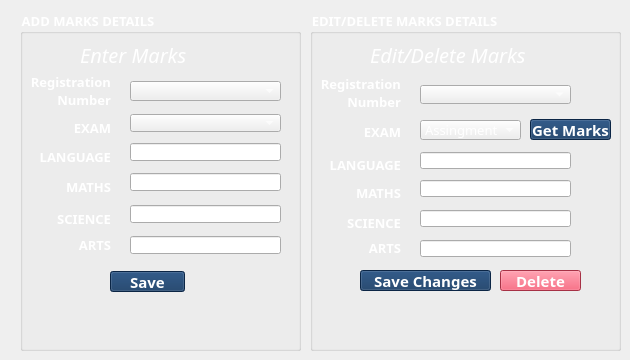
    <widget class="QWidget" name="tab_5">
     <attribute name="title">
      <string>Marks</string>
     </attribute>
     <widget class="QGroupBox" name="groupBox">
      <property name="geometry">
       <rect>
        <x>20</x>
        <y>10</y>
        <width>281</width>
        <height>341</height>
       </rect>
      </property>
      <property name="font">
       <font>
        <family>Poppins Black</family>
        <pointsize>10</pointsize>
        <bold>true</bold>
       </font>
      </property>
      <property name="styleSheet">
       <string notr="true">color: rgb(255, 255, 255);</string>
      </property>
      <property name="title">
       <string>ADD MARKS DETAILS</string>
      </property>
      <widget class="QLabel" name="label_31">
       <property name="geometry">
        <rect>
         <x>10</x>
         <y>20</y>
         <width>41</width>
         <height>41</height>
        </rect>
       </property>
       <property name="text">
        <string/>
       </property>
       <property name="pixmap">
        <pixmap>../src/exam.png</pixmap>
       </property>
       <property name="scaledContents">
        <bool>true</bool>
       </property>
      </widget>
      <widget class="QLabel" name="label_32">
       <property name="geometry">
        <rect>
         <x>60</x>
         <y>30</y>
         <width>201</width>
         <height>29</height>
        </rect>
       </property>
       <property name="font">
        <font>
         <family>Poppins</family>
         <pointsize>15</pointsize>
         <italic>true</italic>
         <bold>false</bold>
         <kerning>true</kerning>
        </font>
       </property>
       <property name="layoutDirection">
        <enum>Qt::LeftToRight</enum>
       </property>
       <property name="styleSheet">
        <string notr="true">color: rgb(255, 255, 255);</string>
       </property>
       <property name="text">
        <string>Enter Marks</string>
       </property>
       <property name="scaledContents">
        <bool>true</bool>
       </property>
       <property name="alignment">
        <set>Qt::AlignLeading|Qt::AlignLeft|Qt::AlignVCenter</set>
       </property>
      </widget>
      <widget class="QComboBox" name="cb31">
       <property name="geometry">
        <rect>
         <x>110</x>
         <y>71</y>
         <width>151</width>
         <height>20</height>
        </rect>
       </property>
       <property name="font">
        <font>
         <family>Poppins SemiBold</family>
         <pointsize>10</pointsize>
        </font>
       </property>
       <property name="styleSheet">
        <string notr="true">color: rgb(255, 255, 255);
gridline-color: rgb(255, 255, 255);
selection-color: rgb(15, 52, 96);
border-color: rgb(255, 255, 255);</string>
       </property>
      </widget>
      <widget class="QLabel" name="label_33">
       <property name="geometry">
        <rect>
         <x>10</x>
         <y>51</y>
         <width>81</width>
         <height>59</height>
        </rect>
       </property>
       <property name="font">
        <font>
         <family>Poppins</family>
         <pointsize>10</pointsize>
         <italic>false</italic>
         <bold>true</bold>
         <kerning>true</kerning>
        </font>
       </property>
       <property name="layoutDirection">
        <enum>Qt::LeftToRight</enum>
       </property>
       <property name="styleSheet">
        <string notr="true">color: rgb(255, 255, 255);</string>
       </property>
       <property name="text">
        <string>Registration Number</string>
       </property>
       <property name="scaledContents">
        <bool>true</bool>
       </property>
       <property name="alignment">
        <set>Qt::AlignRight|Qt::AlignTrailing|Qt::AlignVCenter</set>
       </property>
       <property name="wordWrap">
        <bool>true</bool>
       </property>
      </widget>
      <widget class="QLabel" name="label_34">
       <property name="geometry">
        <rect>
         <x>50</x>
         <y>94</y>
         <width>41</width>
         <height>47</height>
        </rect>
       </property>
       <property name="font">
        <font>
         <family>Poppins</family>
         <pointsize>10</pointsize>
         <italic>false</italic>
         <bold>true</bold>
         <kerning>true</kerning>
        </font>
       </property>
       <property name="layoutDirection">
        <enum>Qt::LeftToRight</enum>
       </property>
       <property name="styleSheet">
        <string notr="true">color: rgb(255, 255, 255);</string>
       </property>
       <property name="text">
        <string>EXAM</string>
       </property>
       <property name="scaledContents">
        <bool>true</bool>
       </property>
       <property name="alignment">
        <set>Qt::AlignRight|Qt::AlignTrailing|Qt::AlignVCenter</set>
       </property>
      </widget>
      <widget class="QLineEdit" name="tb31">
       <property name="geometry">
        <rect>
         <x>110</x>
         <y>133</y>
         <width>151</width>
         <height>18</height>
        </rect>
       </property>
       <property name="font">
        <font>
         <family>Poppins Medium</family>
         <pointsize>10</pointsize>
        </font>
       </property>
       <property name="styleSheet">
        <string notr="true">color: rgb(255, 255, 255);</string>
       </property>
       <property name="text">
        <string/>
       </property>
      </widget>
      <widget class="QLabel" name="label_35">
       <property name="geometry">
        <rect>
         <x>10</x>
         <y>123</y>
         <width>81</width>
         <height>47</height>
        </rect>
       </property>
       <property name="font">
        <font>
         <family>Poppins</family>
         <pointsize>10</pointsize>
         <italic>false</italic>
         <bold>true</bold>
         <kerning>true</kerning>
        </font>
       </property>
       <property name="layoutDirection">
        <enum>Qt::LeftToRight</enum>
       </property>
       <property name="styleSheet">
        <string notr="true">color: rgb(255, 255, 255);</string>
       </property>
       <property name="text">
        <string>LANGUAGE</string>
       </property>
       <property name="scaledContents">
        <bool>true</bool>
       </property>
       <property name="alignment">
        <set>Qt::AlignRight|Qt::AlignTrailing|Qt::AlignVCenter</set>
       </property>
      </widget>
      <widget class="QLineEdit" name="tb32">
       <property name="geometry">
        <rect>
         <x>110</x>
         <y>163</y>
         <width>151</width>
         <height>18</height>
        </rect>
       </property>
       <property name="font">
        <font>
         <family>Poppins Medium</family>
         <pointsize>10</pointsize>
        </font>
       </property>
       <property name="styleSheet">
        <string notr="true">color: rgb(255, 255, 255);</string>
       </property>
       <property name="text">
        <string/>
       </property>
      </widget>
      <widget class="QLabel" name="label_36">
       <property name="geometry">
        <rect>
         <x>10</x>
         <y>153</y>
         <width>81</width>
         <height>47</height>
        </rect>
       </property>
       <property name="font">
        <font>
         <family>Poppins</family>
         <pointsize>10</pointsize>
         <italic>false</italic>
         <bold>true</bold>
         <kerning>true</kerning>
        </font>
       </property>
       <property name="layoutDirection">
        <enum>Qt::LeftToRight</enum>
       </property>
       <property name="styleSheet">
        <string notr="true">color: rgb(255, 255, 255);</string>
       </property>
       <property name="text">
        <string>MATHS</string>
       </property>
       <property name="scaledContents">
        <bool>true</bool>
       </property>
       <property name="alignment">
        <set>Qt::AlignRight|Qt::AlignTrailing|Qt::AlignVCenter</set>
       </property>
      </widget>
      <widget class="QLabel" name="label_37">
       <property name="geometry">
        <rect>
         <x>30</x>
         <y>185</y>
         <width>61</width>
         <height>47</height>
        </rect>
       </property>
       <property name="font">
        <font>
         <family>Poppins</family>
         <pointsize>10</pointsize>
         <italic>false</italic>
         <bold>true</bold>
         <kerning>true</kerning>
        </font>
       </property>
       <property name="layoutDirection">
        <enum>Qt::LeftToRight</enum>
       </property>
       <property name="styleSheet">
        <string notr="true">color: rgb(255, 255, 255);</string>
       </property>
       <property name="text">
        <string>SCIENCE</string>
       </property>
       <property name="scaledContents">
        <bool>true</bool>
       </property>
       <property name="alignment">
        <set>Qt::AlignRight|Qt::AlignTrailing|Qt::AlignVCenter</set>
       </property>
      </widget>
      <widget class="QLineEdit" name="tb33">
       <property name="geometry">
        <rect>
         <x>110</x>
         <y>195</y>
         <width>151</width>
         <height>18</height>
        </rect>
       </property>
       <property name="font">
        <font>
         <family>Poppins Medium</family>
         <pointsize>10</pointsize>
        </font>
       </property>
       <property name="styleSheet">
        <string notr="true">color: rgb(255, 255, 255);</string>
       </property>
       <property name="text">
        <string/>
       </property>
      </widget>
      <widget class="QLabel" name="label_38">
       <property name="geometry">
        <rect>
         <x>50</x>
         <y>216</y>
         <width>41</width>
         <height>37</height>
        </rect>
       </property>
       <property name="font">
        <font>
         <family>Poppins</family>
         <pointsize>10</pointsize>
         <italic>false</italic>
         <bold>true</bold>
         <kerning>true</kerning>
        </font>
       </property>
       <property name="layoutDirection">
        <enum>Qt::LeftToRight</enum>
       </property>
       <property name="styleSheet">
        <string notr="true">color: rgb(255, 255, 255);</string>
       </property>
       <property name="text">
        <string>ARTS</string>
       </property>
       <property name="scaledContents">
        <bool>true</bool>
       </property>
       <property name="alignment">
        <set>Qt::AlignRight|Qt::AlignTrailing|Qt::AlignVCenter</set>
       </property>
      </widget>
      <widget class="QLineEdit" name="tb34">
       <property name="geometry">
        <rect>
         <x>110</x>
         <y>226</y>
         <width>151</width>
         <height>18</height>
        </rect>
       </property>
       <property name="font">
        <font>
         <family>Poppins Medium</family>
         <pointsize>10</pointsize>
        </font>
       </property>
       <property name="styleSheet">
        <string notr="true">color: rgb(255, 255, 255);</string>
       </property>
       <property name="text">
        <string/>
       </property>
      </widget>
      <widget class="QPushButton" name="b31">
       <property name="geometry">
        <rect>
         <x>90</x>
         <y>261</y>
         <width>75</width>
         <height>21</height>
        </rect>
       </property>
       <property name="font">
        <font>
         <family>Poppins</family>
         <pointsize>11</pointsize>
         <bold>true</bold>
        </font>
       </property>
       <property name="styleSheet">
        <string notr="true">background-color: rgb(15, 52, 96);
color: rgb(255, 255, 255);</string>
       </property>
       <property name="text">
        <string>Save</string>
       </property>
      </widget>
      <widget class="QComboBox" name="cb32">
       <property name="geometry">
        <rect>
         <x>110</x>
         <y>104</y>
         <width>151</width>
         <height>18</height>
        </rect>
       </property>
       <property name="font">
        <font>
         <family>Poppins SemiBold</family>
         <pointsize>10</pointsize>
        </font>
       </property>
       <property name="styleSheet">
        <string notr="true">color: rgb(255, 255, 255);
gridline-color: rgb(255, 255, 255);
selection-color: rgb(15, 52, 96);
border-color: rgb(255, 255, 255);</string>
       </property>
       <item>
        <property name="text">
         <string></string>
        </property>
       </item>
       <item>
        <property name="text">
         <string>Unit Test 1</string>
        </property>
       </item>
       <item>
        <property name="text">
         <string>Half Yearly</string>
        </property>
       </item>
       <item>
        <property name="text">
         <string>Cat</string>
        </property>
       </item>
       <item>
        <property name="text">
         <string>Unit Test 2</string>
        </property>
       </item>
       <item>
        <property name="text">
         <string>Finals</string>
        </property>
       </item>
      </widget>
      <widget class="QLabel" name="l31">
       <property name="geometry">
        <rect>
         <x>12</x>
         <y>292</y>
         <width>251</width>
         <height>30</height>
        </rect>
       </property>
       <property name="font">
        <font>
         <family>Poppins</family>
         <pointsize>11</pointsize>
         <italic>false</italic>
         <bold>true</bold>
         <kerning>true</kerning>
        </font>
       </property>
       <property name="layoutDirection">
        <enum>Qt::LeftToRight</enum>
       </property>
       <property name="styleSheet">
        <string notr="true">color: rgb(255, 255, 255);</string>
       </property>
       <property name="text">
        <string/>
       </property>
       <property name="scaledContents">
        <bool>true</bool>
       </property>
       <property name="alignment">
        <set>Qt::AlignCenter</set>
       </property>
      </widget>
      <zorder>label_34</zorder>
      <zorder>cb32</zorder>
      <zorder>cb31</zorder>
      <zorder>label_33</zorder>
      <zorder>tb31</zorder>
      <zorder>label_35</zorder>
      <zorder>tb32</zorder>
      <zorder>label_36</zorder>
      <zorder>label_37</zorder>
      <zorder>tb33</zorder>
      <zorder>label_38</zorder>
      <zorder>tb34</zorder>
      <zorder>b31</zorder>
      <zorder>label_31</zorder>
      <zorder>label_32</zorder>
      <zorder>l31</zorder>
     </widget>
     <widget class="QGroupBox" name="groupBox_2">
      <property name="geometry">
       <rect>
        <x>310</x>
        <y>10</y>
        <width>311</width>
        <height>341</height>
       </rect>
      </property>
      <property name="font">
       <font>
        <family>Poppins Black</family>
        <pointsize>10</pointsize>
        <bold>true</bold>
       </font>
      </property>
      <property name="styleSheet">
       <string notr="true">color: rgb(255, 255, 255);</string>
      </property>
      <property name="title">
       <string>EDIT/DELETE MARKS DETAILS</string>
      </property>
      <widget class="QLabel" name="label_39">
       <property name="geometry">
        <rect>
         <x>10</x>
         <y>20</y>
         <width>41</width>
         <height>41</height>
        </rect>
       </property>
       <property name="text">
        <string/>
       </property>
       <property name="pixmap">
        <pixmap>../src/marking.png</pixmap>
       </property>
       <property name="scaledContents">
        <bool>true</bool>
       </property>
      </widget>
      <widget class="QLabel" name="label_40">
       <property name="geometry">
        <rect>
         <x>60</x>
         <y>30</y>
         <width>201</width>
         <height>29</height>
        </rect>
       </property>
       <property name="font">
        <font>
         <family>Poppins</family>
         <pointsize>15</pointsize>
         <italic>true</italic>
         <bold>false</bold>
         <kerning>true</kerning>
        </font>
       </property>
       <property name="layoutDirection">
        <enum>Qt::LeftToRight</enum>
       </property>
       <property name="styleSheet">
        <string notr="true">color: rgb(255, 255, 255);</string>
       </property>
       <property name="text">
        <string>Edit/Delete Marks</string>
       </property>
       <property name="scaledContents">
        <bool>true</bool>
       </property>
       <property name="alignment">
        <set>Qt::AlignLeading|Qt::AlignLeft|Qt::AlignVCenter</set>
       </property>
      </widget>
      <widget class="QComboBox" name="cb33">
       <property name="geometry">
        <rect>
         <x>110</x>
         <y>75</y>
         <width>151</width>
         <height>19</height>
        </rect>
       </property>
       <property name="font">
        <font>
         <family>Poppins SemiBold</family>
         <pointsize>10</pointsize>
        </font>
       </property>
       <property name="styleSheet">
        <string notr="true">color: rgb(255, 255, 255);
gridline-color: rgb(255, 255, 255);
selection-color: rgb(15, 52, 96);
border-color: rgb(255, 255, 255);</string>
       </property>
      </widget>
      <widget class="QLabel" name="label_41">
       <property name="geometry">
        <rect>
         <x>10</x>
         <y>55</y>
         <width>81</width>
         <height>56</height>
        </rect>
       </property>
       <property name="font">
        <font>
         <family>Poppins</family>
         <pointsize>10</pointsize>
         <italic>false</italic>
         <bold>true</bold>
         <kerning>true</kerning>
        </font>
       </property>
       <property name="layoutDirection">
        <enum>Qt::LeftToRight</enum>
       </property>
       <property name="styleSheet">
        <string notr="true">color: rgb(255, 255, 255);</string>
       </property>
       <property name="text">
        <string>Registration Number</string>
       </property>
       <property name="scaledContents">
        <bool>true</bool>
       </property>
       <property name="alignment">
        <set>Qt::AlignRight|Qt::AlignTrailing|Qt::AlignVCenter</set>
       </property>
       <property name="wordWrap">
        <bool>true</bool>
       </property>
      </widget>
      <widget class="QLabel" name="label_42">
       <property name="geometry">
        <rect>
         <x>50</x>
         <y>99</y>
         <width>41</width>
         <height>46</height>
        </rect>
       </property>
       <property name="font">
        <font>
         <family>Poppins</family>
         <pointsize>10</pointsize>
         <italic>false</italic>
         <bold>true</bold>
         <kerning>true</kerning>
        </font>
       </property>
       <property name="layoutDirection">
        <enum>Qt::LeftToRight</enum>
       </property>
       <property name="styleSheet">
        <string notr="true">color: rgb(255, 255, 255);</string>
       </property>
       <property name="text">
        <string>EXAM</string>
       </property>
       <property name="scaledContents">
        <bool>true</bool>
       </property>
       <property name="alignment">
        <set>Qt::AlignRight|Qt::AlignTrailing|Qt::AlignVCenter</set>
       </property>
      </widget>
      <widget class="QLineEdit" name="tb35">
       <property name="geometry">
        <rect>
         <x>110</x>
         <y>142</y>
         <width>151</width>
         <height>17</height>
        </rect>
       </property>
       <property name="font">
        <font>
         <family>Poppins Medium</family>
         <pointsize>10</pointsize>
        </font>
       </property>
       <property name="styleSheet">
        <string notr="true">color: rgb(255, 255, 255);</string>
       </property>
       <property name="text">
        <string/>
       </property>
      </widget>
      <widget class="QLabel" name="label_43">
       <property name="geometry">
        <rect>
         <x>10</x>
         <y>132</y>
         <width>81</width>
         <height>46</height>
        </rect>
       </property>
       <property name="font">
        <font>
         <family>Poppins</family>
         <pointsize>10</pointsize>
         <italic>false</italic>
         <bold>true</bold>
         <kerning>true</kerning>
        </font>
       </property>
       <property name="layoutDirection">
        <enum>Qt::LeftToRight</enum>
       </property>
       <property name="styleSheet">
        <string notr="true">color: rgb(255, 255, 255);</string>
       </property>
       <property name="text">
        <string>LANGUAGE</string>
       </property>
       <property name="scaledContents">
        <bool>true</bool>
       </property>
       <property name="alignment">
        <set>Qt::AlignRight|Qt::AlignTrailing|Qt::AlignVCenter</set>
       </property>
      </widget>
      <widget class="QLineEdit" name="tb36">
       <property name="geometry">
        <rect>
         <x>110</x>
         <y>170</y>
         <width>151</width>
         <height>17</height>
        </rect>
       </property>
       <property name="font">
        <font>
         <family>Poppins Medium</family>
         <pointsize>10</pointsize>
        </font>
       </property>
       <property name="styleSheet">
        <string notr="true">color: rgb(255, 255, 255);</string>
       </property>
       <property name="text">
        <string/>
       </property>
      </widget>
      <widget class="QLabel" name="label_44">
       <property name="geometry">
        <rect>
         <x>10</x>
         <y>160</y>
         <width>81</width>
         <height>46</height>
        </rect>
       </property>
       <property name="font">
        <font>
         <family>Poppins</family>
         <pointsize>10</pointsize>
         <italic>false</italic>
         <bold>true</bold>
         <kerning>true</kerning>
        </font>
       </property>
       <property name="layoutDirection">
        <enum>Qt::LeftToRight</enum>
       </property>
       <property name="styleSheet">
        <string notr="true">color: rgb(255, 255, 255);</string>
       </property>
       <property name="text">
        <string>MATHS</string>
       </property>
       <property name="scaledContents">
        <bool>true</bool>
       </property>
       <property name="alignment">
        <set>Qt::AlignRight|Qt::AlignTrailing|Qt::AlignVCenter</set>
       </property>
      </widget>
      <widget class="QLabel" name="label_45">
       <property name="geometry">
        <rect>
         <x>30</x>
         <y>190</y>
         <width>61</width>
         <height>46</height>
        </rect>
       </property>
       <property name="font">
        <font>
         <family>Poppins</family>
         <pointsize>10</pointsize>
         <italic>false</italic>
         <bold>true</bold>
         <kerning>true</kerning>
        </font>
       </property>
       <property name="layoutDirection">
        <enum>Qt::LeftToRight</enum>
       </property>
       <property name="styleSheet">
        <string notr="true">color: rgb(255, 255, 255);</string>
       </property>
       <property name="text">
        <string>SCIENCE</string>
       </property>
       <property name="scaledContents">
        <bool>true</bool>
       </property>
       <property name="alignment">
        <set>Qt::AlignRight|Qt::AlignTrailing|Qt::AlignVCenter</set>
       </property>
      </widget>
      <widget class="QLineEdit" name="tb37">
       <property name="geometry">
        <rect>
         <x>110</x>
         <y>200</y>
         <width>151</width>
         <height>17</height>
        </rect>
       </property>
       <property name="font">
        <font>
         <family>Poppins Medium</family>
         <pointsize>10</pointsize>
        </font>
       </property>
       <property name="styleSheet">
        <string notr="true">color: rgb(255, 255, 255);</string>
       </property>
       <property name="text">
        <string/>
       </property>
      </widget>
      <widget class="QLabel" name="label_46">
       <property name="geometry">
        <rect>
         <x>50</x>
         <y>220</y>
         <width>41</width>
         <height>36</height>
        </rect>
       </property>
       <property name="font">
        <font>
         <family>Poppins</family>
         <pointsize>10</pointsize>
         <italic>false</italic>
         <bold>true</bold>
         <kerning>true</kerning>
        </font>
       </property>
       <property name="layoutDirection">
        <enum>Qt::LeftToRight</enum>
       </property>
       <property name="styleSheet">
        <string notr="true">color: rgb(255, 255, 255);</string>
       </property>
       <property name="text">
        <string>ARTS</string>
       </property>
       <property name="scaledContents">
        <bool>true</bool>
       </property>
       <property name="alignment">
        <set>Qt::AlignRight|Qt::AlignTrailing|Qt::AlignVCenter</set>
       </property>
      </widget>
      <widget class="QLineEdit" name="tb38">
       <property name="geometry">
        <rect>
         <x>110</x>
         <y>230</y>
         <width>151</width>
         <height>17</height>
        </rect>
       </property>
       <property name="font">
        <font>
         <family>Poppins Medium</family>
         <pointsize>10</pointsize>
        </font>
       </property>
       <property name="styleSheet">
        <string notr="true">color: rgb(255, 255, 255);</string>
       </property>
       <property name="text">
        <string/>
       </property>
      </widget>
      <widget class="QPushButton" name="b33">
       <property name="geometry">
        <rect>
         <x>50</x>
         <y>260</y>
         <width>131</width>
         <height>21</height>
        </rect>
       </property>
       <property name="font">
        <font>
         <family>Poppins</family>
         <pointsize>11</pointsize>
         <bold>true</bold>
        </font>
       </property>
       <property name="styleSheet">
        <string notr="true">background-color: rgb(15, 52, 96);
color: rgb(255, 255, 255);</string>
       </property>
       <property name="text">
        <string>Save Changes</string>
       </property>
      </widget>
      <widget class="QPushButton" name="b32">
       <property name="geometry">
        <rect>
         <x>220</x>
         <y>109</y>
         <width>81</width>
         <height>21</height>
        </rect>
       </property>
       <property name="font">
        <font>
         <family>Poppins</family>
         <pointsize>11</pointsize>
         <bold>true</bold>
        </font>
       </property>
       <property name="styleSheet">
        <string notr="true">background-color: rgb(15, 52, 96);
color: rgb(255, 255, 255);</string>
       </property>
       <property name="text">
        <string>Get Marks</string>
       </property>
      </widget>
      <widget class="QPushButton" name="b34">
       <property name="geometry">
        <rect>
         <x>190</x>
         <y>260</y>
         <width>81</width>
         <height>21</height>
        </rect>
       </property>
       <property name="font">
        <font>
         <family>Poppins</family>
         <pointsize>11</pointsize>
         <bold>true</bold>
        </font>
       </property>
       <property name="styleSheet">
        <string notr="true">background-color: rgb(233, 69, 96);
color: rgb(255, 255, 255);</string>
       </property>
       <property name="text">
        <string>Delete</string>
       </property>
      </widget>
      <widget class="QComboBox" name="cb34">
       <property name="geometry">
        <rect>
         <x>110</x>
         <y>110</y>
         <width>101</width>
         <height>20</height>
        </rect>
       </property>
       <property name="font">
        <font>
         <family>Poppins SemiBold</family>
         <pointsize>10</pointsize>
        </font>
       </property>
       <property name="styleSheet">
        <string notr="true">color: rgb(255, 255, 255);
gridline-color: rgb(255, 255, 255);
selection-color: rgb(15, 52, 96);
border-color: rgb(255, 255, 255);</string>
       </property>
       <item>
        <property name="text">
         <string>Assingment</string>
        </property>
       </item>
       <item>
        <property name="text">
         <string>Cat</string>
        </property>
       </item>
       <item>
        <property name="text">
         <string>Exam</string>
        </property>
       </item>
       <item>
        <property name="text">
         <string>Assignment</string>
        </property>
       </item>
       <item>
        <property name="text">
         <string>Cat</string>
        </property>
       </item>
       <item>
        <property name="text">
         <string>Exam</string>
        </property>
       </item>
      </widget>
      <widget class="QLabel" name="l32">
       <property name="geometry">
        <rect>
         <x>16</x>
         <y>293</y>
         <width>274</width>
         <height>29</height>
        </rect>
       </property>
       <property name="font">
        <font>
         <family>Poppins</family>
         <pointsize>11</pointsize>
         <italic>false</italic>
         <bold>true</bold>
         <kerning>true</kerning>
        </font>
       </property>
       <property name="layoutDirection">
        <enum>Qt::LeftToRight</enum>
       </property>
       <property name="styleSheet">
        <string notr="true">color: rgb(255, 255, 255);</string>
       </property>
       <property name="text">
        <string/>
       </property>
       <property name="scaledContents">
        <bool>true</bool>
       </property>
       <property name="alignment">
        <set>Qt::AlignCenter</set>
       </property>
      </widget>
      <zorder>label_40</zorder>
      <zorder>cb33</zorder>
      <zorder>label_41</zorder>
      <zorder>label_42</zorder>
      <zorder>tb35</zorder>
      <zorder>label_43</zorder>
      <zorder>tb36</zorder>
      <zorder>label_44</zorder>
      <zorder>label_45</zorder>
      <zorder>tb37</zorder>
      <zorder>label_46</zorder>
      <zorder>tb38</zorder>
      <zorder>b33</zorder>
      <zorder>b32</zorder>
      <zorder>b34</zorder>
      <zorder>label_39</zorder>
      <zorder>cb34</zorder>
      <zorder>l32</zorder>
     </widget>
    </widget>
